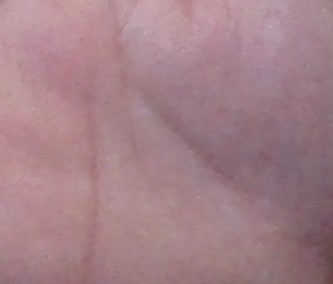
#> input picture hand_crop.jpg, 333 x 284 px, found by its file name
$ python test_segment_backproject.py   (older library calls are emulated)
#> lines starting #> are read from the running program, lines starting #| are printed output that depends on the picture; after the words box and inside, x2 and y2 are one past the last pixel; in counts of white or black regions, pixels touching at a corner belong together
#> further down, hand_img is the input picture: shape (284, 333, 3); mean B, G, R 136.3, 128.6, 164.2
import cv2
import numpy as np

hand_hist = None
traverse_point = []
total_rectangle = 9
hand_rect_one_x = None
hand_rect_one_y = None

hand_rect_two_x = None
hand_rect_two_y = None


# [4 lines left out: function rescale_frame, not called in this run]


def contours(hist_mask_image):
    gray_hist_mask_image = cv2.cvtColor(hist_mask_image, cv2.COLOR_BGR2GRAY)
    ret, thresh = cv2.threshold(gray_hist_mask_image, 0, 255, 0)
    _, cont, hierarchy = cv2.findContours(
        thresh, cv2.RETR_TREE, cv2.CHAIN_APPROX_SIMPLE)
    return cont


def max_contour(contour_list):
    max_i = 0
    max_area = 0

    for i in range(len(contour_list)):
        cnt = contour_list[i]

        area_cnt = cv2.contourArea(cnt)

        if area_cnt > max_area:
            max_area = area_cnt
            max_i = i

        return contour_list[max_i]


# [21 lines left out: function draw_rect, not called in this run]


def centroid(max_contour):
    moment = cv2.moments(max_contour)
    if moment['m00'] != 0:
        cx = int(moment['m10'] / moment['m00'])
        cy = int(moment['m01'] / moment['m00'])
        return cx, cy
    else:
        return None


# [79 lines left out: functions farthest_point, draw_circles, manage_image_opr, main, not called in this run]


# -----------------
# Get the histogram for hand image
# -----------------
def hand_histogram(img):
    # Convert to HSV space
    hsv_img = cv2.cvtColor(img, cv2.COLOR_BGR2HSV)
#> hsv_img: shape (284, 333, 3); mean H, S, V 166.4, 55.4, 164.2
    # H: 0-180, S: 0-256
    hist = cv2.calcHist([hsv_img], [0, 1], None, [180, 256], [0, 180, 0, 256])
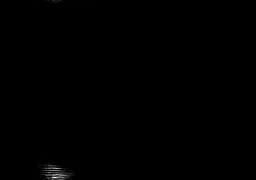
#> hist: shape (180, 256) float32; min 0, max 1172, mean 2.1; drawn with min black and max white
    # Normalize
    return cv2.normalize(hist, hist, 0, 255, cv2.NORM_MINMAX)
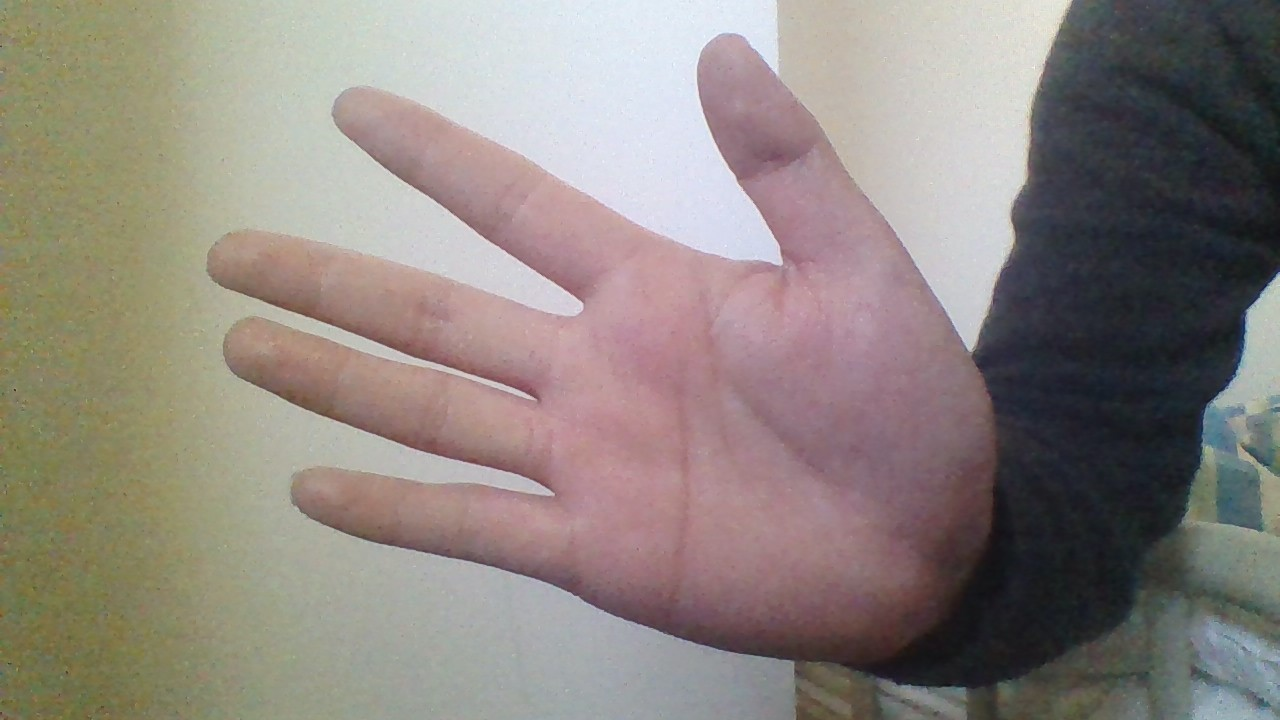
#> input picture hand.jpg, 1280 x 720 px, given in place of the camera
#> further down, frame is the input picture: shape (720, 1280, 3); mean B, G, R 127.6, 133.4, 142


# -----------------
# Use hand histogram to get mask for frame
# -----------------
def hist_masking(frame, hist):
    # Get the backprojection result
    hsv = cv2.cvtColor(frame, cv2.COLOR_BGR2HSV)
#> hsv: shape (720, 1280, 3); mean H, S, V 82.9, 45.4, 146.1
    dst = cv2.calcBackProject([hsv], [0, 1], hist, [0, 180, 0, 256], 1)

    # Filter to smooth the img
    kernel_size = 25
    disc = cv2.getStructuringElement(cv2.MORPH_ELLIPSE, (kernel_size, kernel_size))
    dst = cv2.filter2D(dst, -1, disc)

    # Use threshold to make remove more noise
    _, dst = cv2.threshold(dst, 150, 255, cv2.THRESH_BINARY)
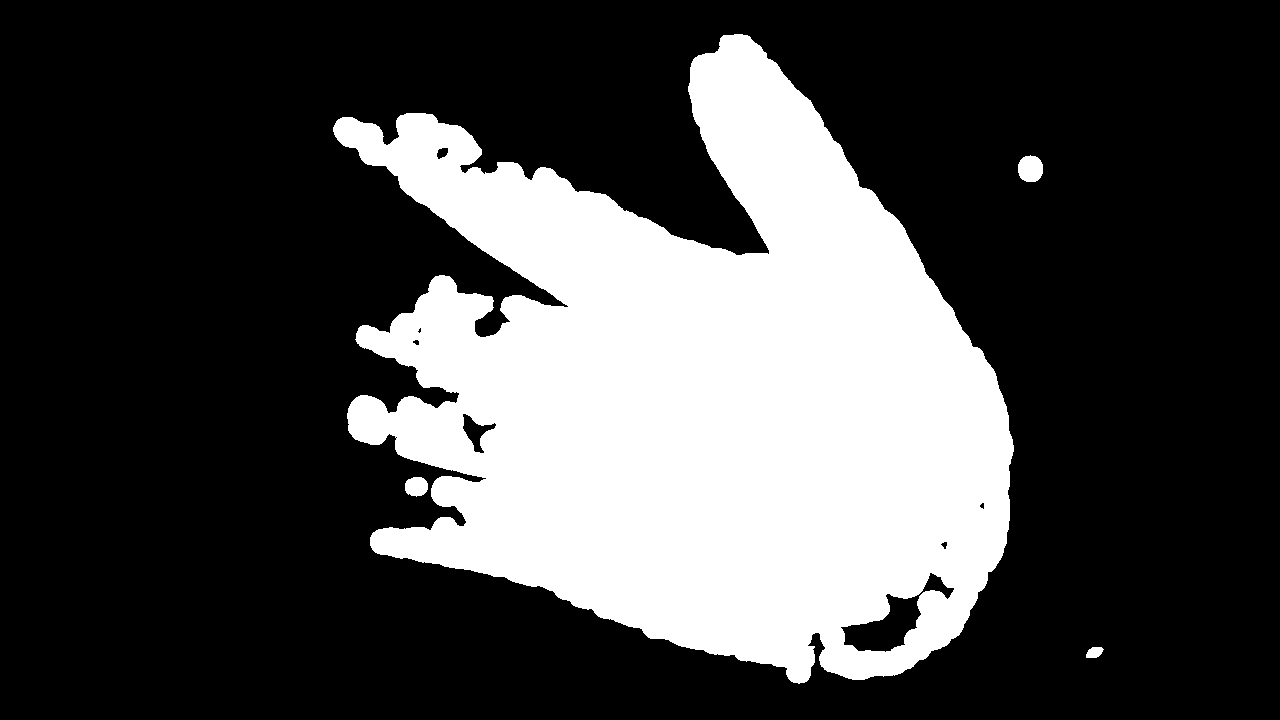
#> dst: shape (720, 1280); 28.3% white; 4 white regions, box (x1, y1, x2, y2) and area: (333, 34, 1014, 684) 259784, (1018, 155, 1043, 182) 548, (405, 477, 428, 497) 369, (1086, 647, 1104, 658) 150

    # Erode or dilate the edges that has been removed
    dst = cv2.erode(dst, None, iterations=5)
#> dst: shape (720, 1280); 25.2% white; 3 white regions, box (x1, y1, x2, y2) and area: (340, 40, 1008, 678) 232083, (1024, 161, 1037, 176) 138, (411, 483, 422, 491) 53
    dst = cv2.dilate(dst, None, iterations=5)
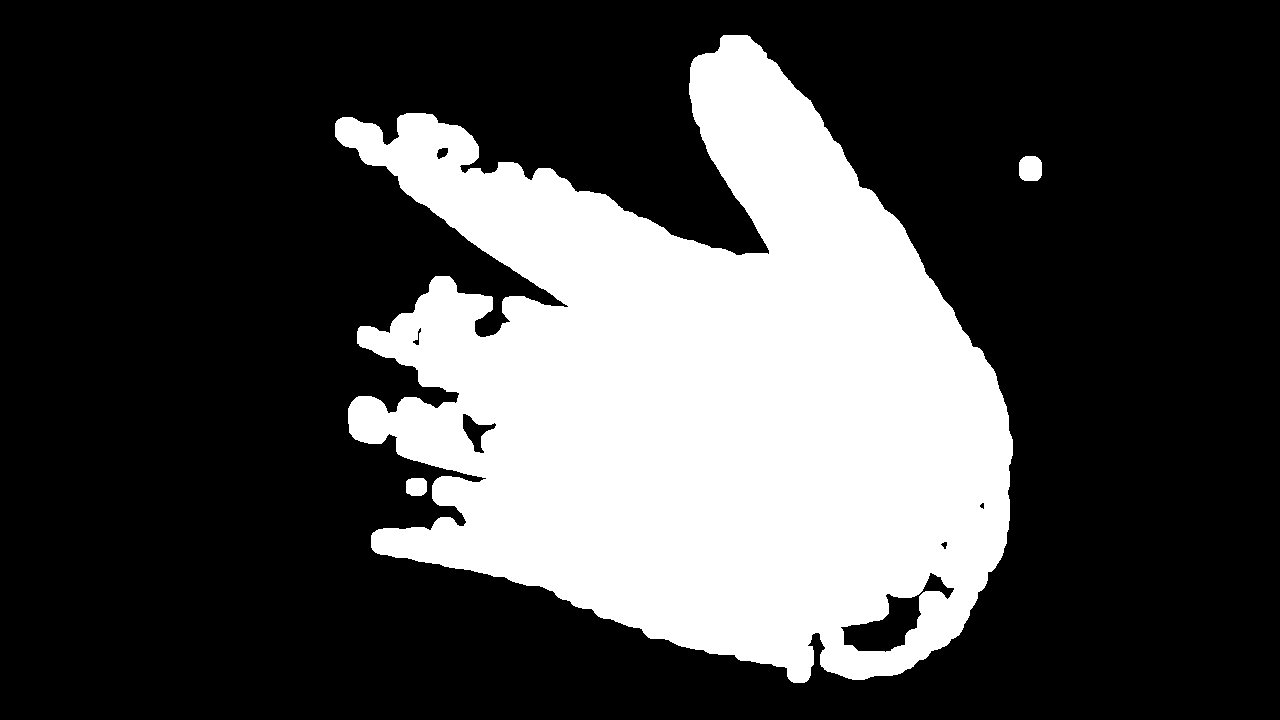
#> dst: shape (720, 1280); 28.2% white; 3 white regions

    # Count max area of contour
    _, contour_list, hierarchy = cv2.findContours(dst, cv2.RETR_TREE, cv2.CHAIN_APPROX_SIMPLE)
#> contour_list = 9 contours; largest, box (x1, y1, x2, y2) and area: (335, 35, 1013, 683) 261210, (840, 572, 955, 653) 2993, (462, 413, 497, 454) 584, (1019, 156, 1042, 181) 480, (406, 478, 427, 496) 312
    max_area = 0
    for cont in contour_list:
        area_cnt = cv2.contourArea(cont)
        max_area = max(area_cnt, max_area)
#> this loop made 9 passes
#> (area_cnt, max_area) on passes 1 to 9: (311.5, 311.5), (480, 480), (261210.5, 261210.5), (2993, 261210.5), (35, 261210.5), (24, 261210.5), (583.5, 261210.5), (60, 261210.5), (104.5, 261210.5)

    if max_area < 10000:
        return np.zeros(dst.shape, dtype='uint8')
    else:
        return dst


# -----------------
# Get the hand contour from the hand mask image
# -----------------
def get_contour(mask_image):
    contour_list = contours(mask_image)
    max_cont = max_contour(contour_list)

    cnt_centroid = centroid(max_cont)
    return cnt_centroid

if __name__ == '__main__':
    hand_img = cv2.imread('hand_crop.jpg')
    hand_hist = hand_histogram(hand_img)

    camera = cv2.VideoCapture(0)

    while True:
        _, frame = camera.read()

        mask = hist_masking(frame, hand_hist)
        thresh = cv2.merge((mask, mask, mask))
#> thresh: shape (720, 1280, 3); 28.2% white; 3 white regions
        segment = cv2.bitwise_and(frame, thresh)
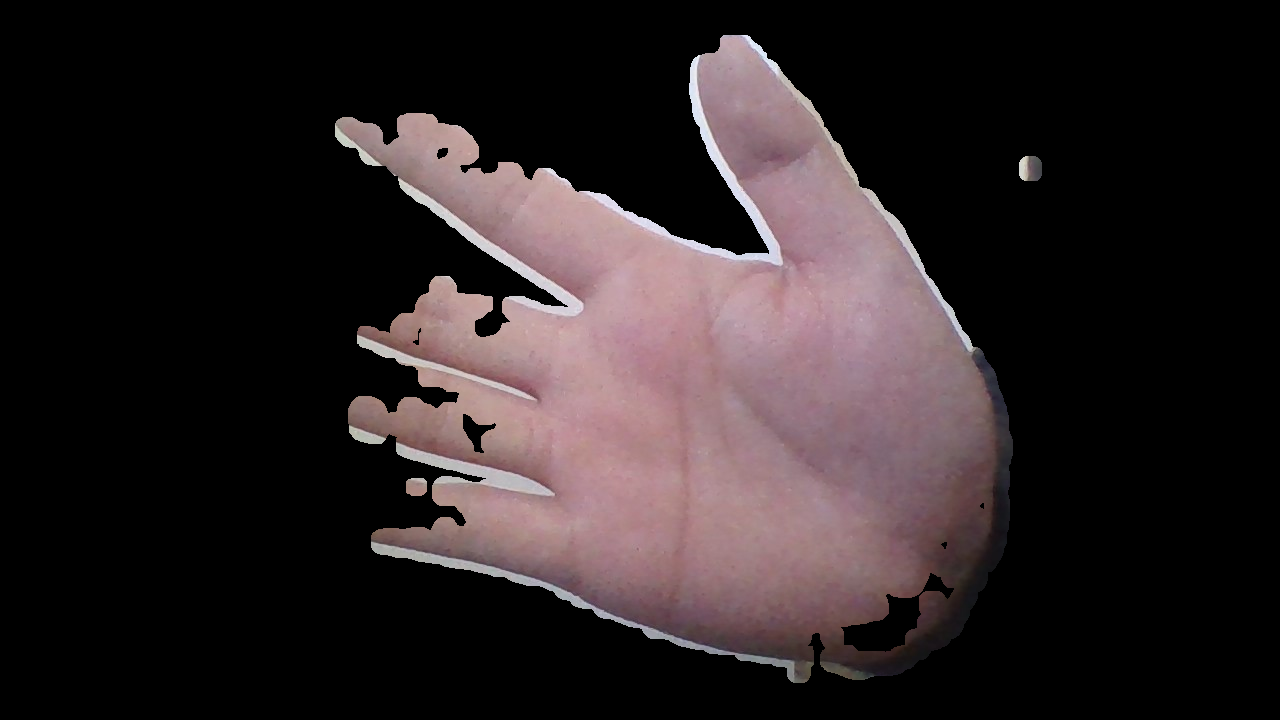
#> segment: shape (720, 1280, 3); mean B, G, R 37.3, 35.8, 44.2

        point = get_contour(segment)
#> in contours, `gray_hist_mask_image = cv2.cvtColor(hist_mask_image, cv2.COLOR_BGR2GRAY)`:
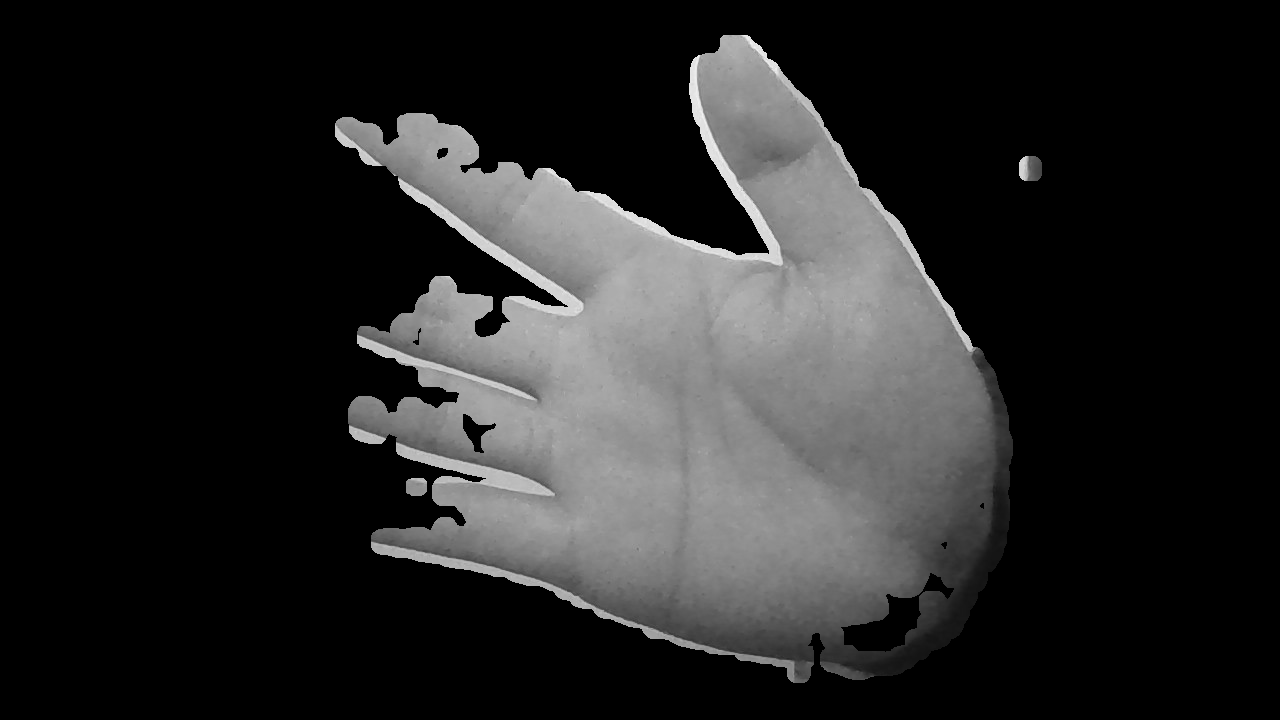
#> gray_hist_mask_image: shape (720, 1280); min 0, max 243, mean 38.5
#> in contours, `_, cont, hierarchy = cv2.findContours( thresh, cv2.RETR_TREE, cv2.CHAI..`: cont has the same summary as contour_list in hist_masking
#> the loop in max_contour, `for i in range(len(contour_list)):` made 1 pass
#> (area_cnt, max_area, max_i) on pass 1: (311.5, 311.5, 0)
#> after the loop in max_contour, `for i in range(len(contour_list)):`: max_area = 311.5; max_i = 0
#> in get_contour, `max_cont = max_contour(contour_list)`: max_cont = contour of 14 points, box (x1, y1, x2, y2) (406, 478, 427, 496), area 312
#> in centroid, `moment = cv2.moments(max_contour)`: moment = moments, m00 311.5, centre m10/m00, m01/m00 = (416, 486.4)
#> in centroid, `cx = int(moment['m10'] / moment['m00'])`: cx = 416
#> in centroid, `cy = int(moment['m01'] / moment['m00'])`: cy = 486
#> in get_contour, `cnt_centroid = centroid(max_cont)`: cnt_centroid = (416, 486)
#> point = (416, 486)
        cv2.circle(frame, point, 5, [255, 0, 255], -1)
#> frame: shape (720, 1280, 3); 0.01% of pixels changed, all inside (x1, y1, x2, y2) = (411, 481, 422, 492)

        cv2.imshow("original", frame)
        cv2.imshow('Mask', mask)
        cv2.imshow('Segment', segment)

        # if the user pressed ESC, then stop looping
        keypress = cv2.waitKey(1) & 0xFF
#> (key Esc is pressed here)
        if keypress == 27:
            break

    cv2.destroyAllWindows()
